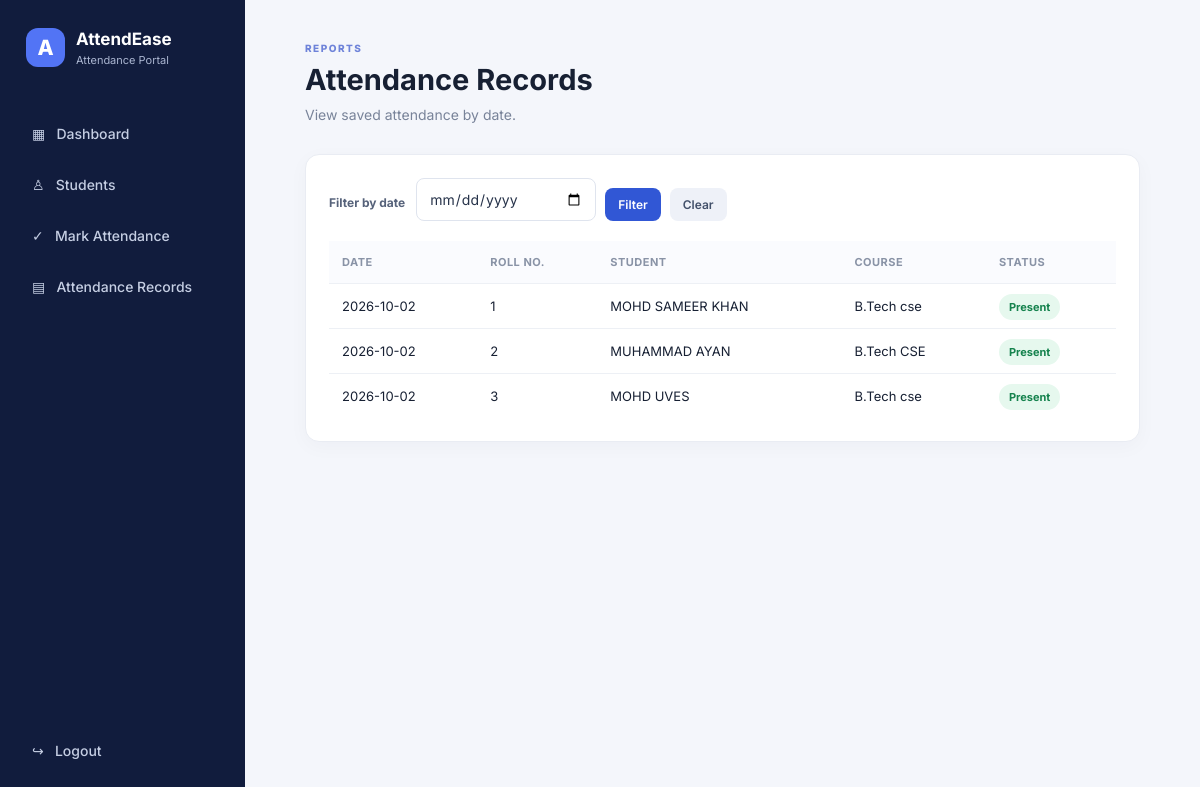
The page /records (signed in) on the database its author committed.
### tables this page shows
CREATE TABLE attendance (
        id INTEGER PRIMARY KEY AUTOINCREMENT,
        student_id INTEGER NOT NULL,
        att_date TEXT NOT NULL,
        status TEXT NOT NULL CHECK(status IN ('Present','Absent')),
        UNIQUE(student_id, att_date),
        FOREIGN KEY(student_id) REFERENCES students(id)
    );

CREATE TABLE students (
        id INTEGER PRIMARY KEY AUTOINCREMENT,
        roll_no TEXT UNIQUE NOT NULL,
        name TEXT NOT NULL,
        course TEXT NOT NULL,
        semester TEXT NOT NULL
    );

### app.py (the view)
@app.route("/records")
@login_required
def records():
    con = db()
    selected_date = request.args.get("att_date", "")
    query = """SELECT a.att_date, s.roll_no, s.name, s.course, a.status
               FROM attendance a JOIN students s ON s.id=a.student_id"""
    params = []
    if selected_date:
        query += " WHERE a.att_date=?"
        params.append(selected_date)
    query += " ORDER BY a.att_date DESC, s.roll_no"
    rows = con.execute(query, params).fetchall()
    con.close()
    return render_template("records.html", records=rows, selected_date=selected_date)

### app.py (called while the page is built)
def db():
    conn = sqlite3.connect(DB)
    conn.row_factory = sqlite3.Row
    return conn

def login_required(fn):
    @wraps(fn)
    def wrapper(*args, **kwargs):
        if not session.get("logged_in"):
            return redirect(url_for("login"))
        return fn(*args, **kwargs)
    return wrapper

### templates/records.html
{% extends "base.html" %}
{% block content %}
<header class="topbar"><div><p class="eyebrow">REPORTS</p><h1>Attendance Records</h1><p class="muted">View saved attendance by date.</p></div></header>
<section class="panel"><form method="get" class="date-form"><label>Filter by date</label><input type="date" name="att_date" value="{{ selected_date }}"><button class="btn small">Filter</button><a class="btn light small" href="{{ url_for('records') }}">Clear</a></form>
{% if records %}<div class="table-wrap"><table><thead><tr><th>Date</th><th>Roll No.</th><th>Student</th><th>Course</th><th>Status</th></tr></thead><tbody>
{% for r in records %}<tr><td>{{ r.att_date }}</td><td>{{ r.roll_no }}</td><td>{{ r.name }}</td><td>{{ r.course }}</td><td><span class="status {{ r.status|lower }}">{{ r.status }}</span></td></tr>{% endfor %}
</tbody></table></div>{% else %}<div class="empty">No records found for this filter.</div>{% endif %}
</section>
{% endblock %}

### static/style.css (style rules this page uses)
:root { --navy:#172554;--blue:#3157d5;--bg:#f4f6fb;--text:#172033;--muted:#788399 }
* { box-sizing:border-box }
body { margin:0;background:var(--bg);color:var(--text);font-family:Inter,Arial,sans-serif;font-size:14px }
.topbar { display:flex;justify-content:space-between;align-items:center;margin-bottom:28px }
.eyebrow { font-size:10px;letter-spacing:1.5px;color:#6e83d9;font-weight:800;margin:0 0 8px }
h1 { font-size:29px;margin:0 0 7px }
.muted { color:var(--muted);margin:0;line-height:1.6 }
.stat,.panel { background:#fff;border:1px solid #e9ecf3;border-radius:14px;box-shadow:0 5px 20px #1b2b4d08 }
.panel { padding:23px;margin-bottom:22px }
.btn { border:0;background:#3157d5;color:white;padding:11px 17px;border-radius:8px;font-weight:600;cursor:pointer;text-decoration:none;display:inline-block;font-family:inherit }
.btn.small { padding:9px 13px;font-size:12px }
.btn.light { background:#eef1f8;color:#42506a }
table { border-collapse:collapse;width:100%;min-width:560px }
th { text-align:left;color:#8993a6;font-size:11px;text-transform:uppercase;letter-spacing:.5px;font-weight:700;background:#fafbfe }
td,th { padding:14px 13px;border-bottom:1px solid #edf0f5 }
td { font-size:13px }
tr:last-child td { border-bottom:0 }
.table-wrap { overflow-x:auto }
.status { padding:6px 10px;border-radius:20px;font-size:11px;font-weight:700 }
.status.present { background:#e6f8ee;color:#16834e }
label { display:block;font-size:12px;font-weight:700;color:#56627a;margin-bottom:8px }
input,select { width:100%;padding:11px 12px;border:1px solid #dfe4ee;border-radius:8px;font:inherit;color:#27334a;background:#fff;outline:none }
.search,.date-form { display:flex;align-items:end;gap:9px }
.date-form { margin-bottom:20px }
.date-form input { width:180px }
.date-form label { margin:0 2px 11px 0 }

### rows shown on the page
attendance: att_date "2026-10-02", roll_no "1", name "MOHD SAMEER KHAN", course "B.Tech cse", status "Present"
attendance: att_date "2026-10-02", roll_no "2", name "MUHAMMAD AYAN", course "B.Tech CSE", status "Present"
attendance: att_date "2026-10-02", roll_no "3", name "MOHD UVES", course "B.Tech cse", status "Present"
